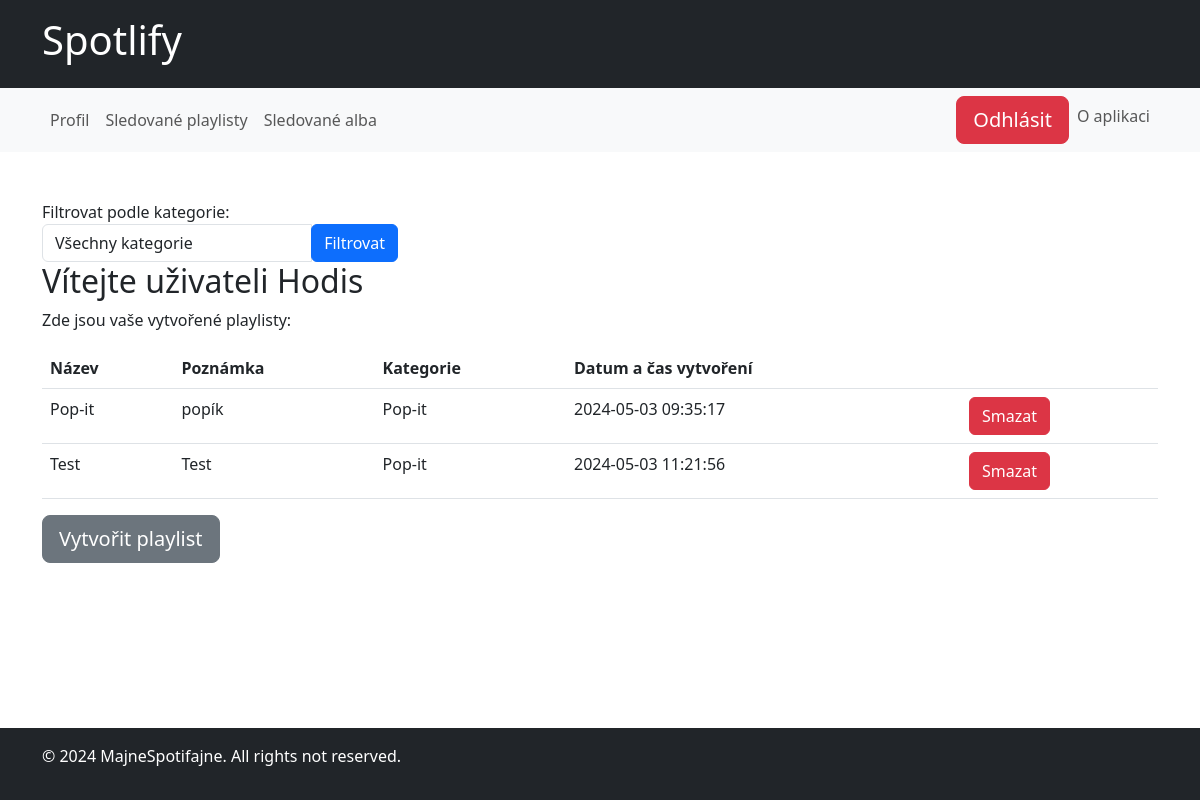
Before: /userAccount/ (signed in) with the older database file.
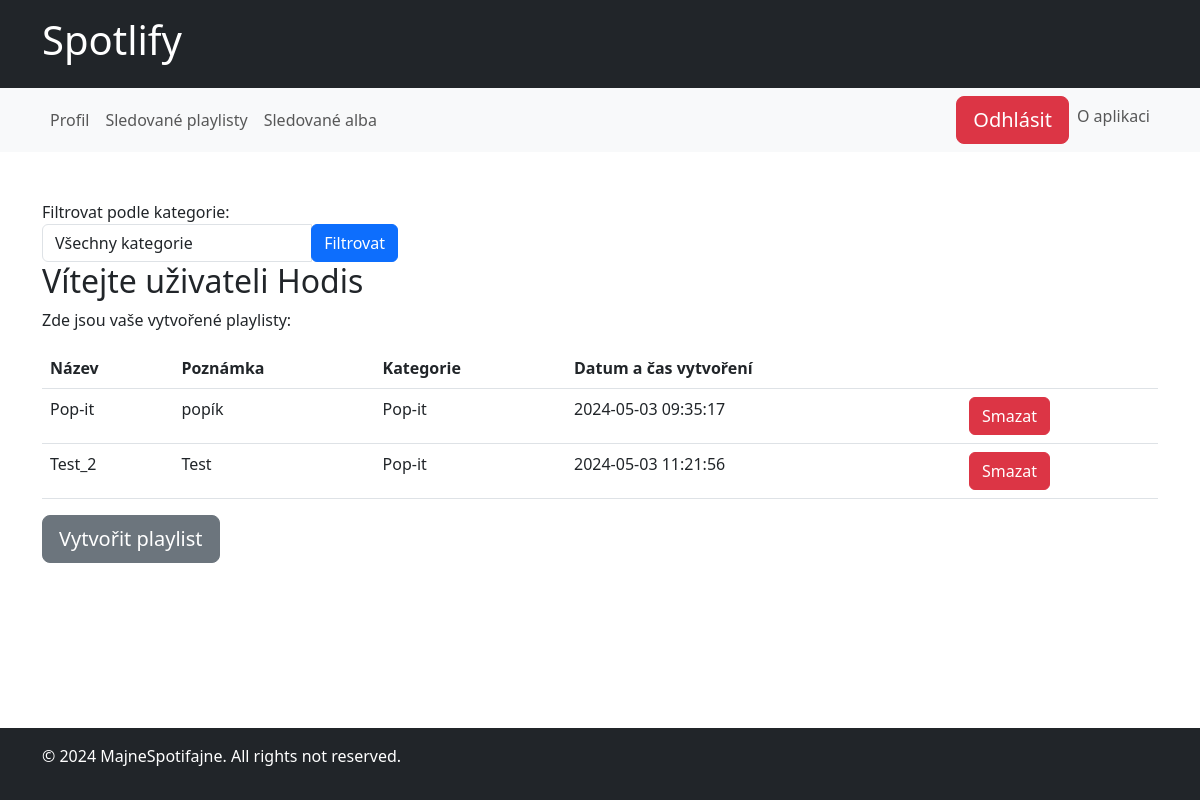
After: the same page with the newer database file.
### spotify/models.py (models this page shows, shortened)
class Playlist(models.Model):
    playlist_id = models.AutoField(primary_key=True)
    playlist_name = models.CharField(max_length=30)
    playlist_create_date = models.DateTimeField(auto_now_add=True)
    playlist_note = models.CharField(max_length=30, null=True, blank=True)
    playlist_category = models.ForeignKey(Category, on_delete=models.CASCADE, null=False, default=None)
    creator_account = models.ForeignKey(Account, on_delete=models.CASCADE, null=False, default=None)

class Category(models.Model):
    category_id = models.AutoField(primary_key=True)
    category_name = models.CharField(max_length=20)
    def __str__(self):
        return self.category_name

### spotify/views.py (the view)
# urls.py: path('userAccount/', views.userAccount, name='userAccount'),
def userAccount(request):
    logged_in_user = request.session.get('logged_in_user')
    if logged_in_user:
        try:
            account = Account.objects.get(username=logged_in_user)
            created_playlists = Playlist.objects.filter(creator_account=account)
            categories = Category.objects.all()
            selected_category = request.GET.get('category')
            if selected_category:
                created_playlists = created_playlists.filter(playlist_category__category_name=selected_category)
            return render(request, 'UserAccount.html', {'account': account,
                                                        'created_playlists': created_playlists,
                                                        'categories': categories,
                                                        'selected_category': selected_category})
        except Account.DoesNotExist:
            return redirect('userLogin')
    else:
        return redirect('userLogin')

### Templates/UserAccount.html (shortened to what this page needs)
{% extends "UserLayout.html" %}
{% block content %}
<div class="row">
    <div class="col-md-4">
        <form method="GET" action="{% url 'userAccount' %}">
            <div class="form-group">
                <label for="category-filter">Filtrovat podle kategorie:</label>
                <div class="input-group">
                    <select class="form-control" id="category-filter" name="category">
                        <option value="" {% if not selected_category %}selected{% endif %}>Všechny kategorie</option>
                    </select>
                    <div class="input-group-append">
                        <button type="submit" class="btn btn-primary">Filtrovat</button>
                    </div>
                </div>
            </div>
        </form>
    </div>
</div>
<div class="row">
    <div class="col">
        <h2>Vítejte uživateli {{ account.username }}</h2>
        <p>Zde jsou vaše vytvořené playlisty:</p>
        <table class="table">
            <thead class="thead-dark">
            <tr>
                <th scope="col">Název</th>
                <th scope="col">Poznámka</th>
                <th scope="col">Kategorie</th>
                <th scope="col">Datum a čas vytvoření</th>
                <th scope="col"></th>
            </tr>
            </thead>
            <tbody>
            {% for playlist in created_playlists %}
            <tr>
                <td>{{ playlist.playlist_name }}</td>
                <td>{{ playlist.playlist_note }}</td>
                <td>{{ playlist.playlist_category }}</td>
                <td>{{ playlist.playlist_create_date|date:"Y-m-d H:i:s" }}</td>
                <td>
                    <form action="{% url 'deletePlaylist' playlist.playlist_id %}" method="post">
                        <button type="submit" class="btn btn-danger">Smazat</button>
                    </form>
                </td>
            </tr>
            {% endfor %}
            </tbody>
        </table>
        <a href="{% url 'openCreatePlaylist' %}" class="btn btn-secondary btn-lg btn-block">Vytvořit playlist</a>
    </div>
</div>
{% endblock %}

Changed rows visible on the page:
changed Playlist "Test": playlist_name "Test" → "Test_2"
